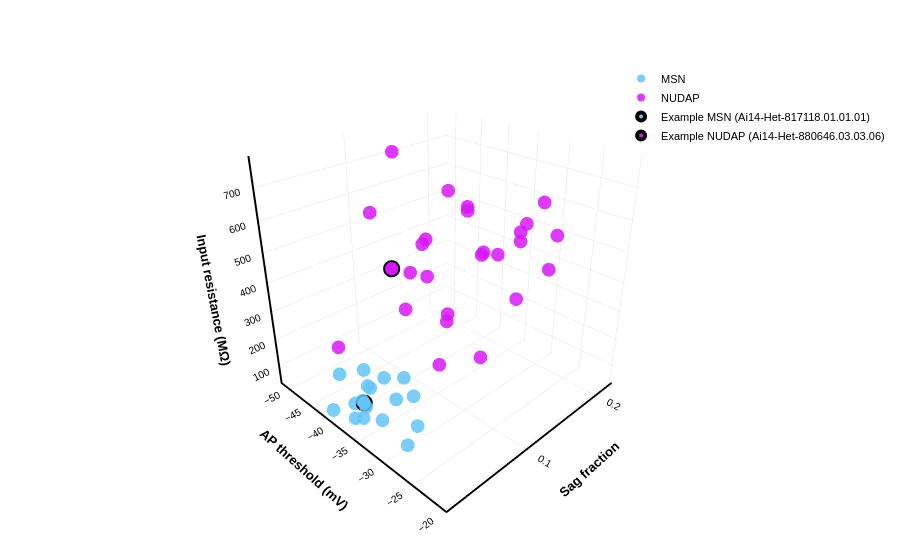

Notebook source saved alongside this figure:
### Code cell
#v2
import plotly.graph_objects as go
import pandas as pd
import numpy as np

# =========================================================================
# 1. DEFINE YOUR EXAMPLE CELLS
# =========================================================================
EXAMPLE_MSN = "Ai14-Het-817118.01.01.01"  
EXAMPLE_NUDAP = "Ai14-Het-880646.03.03.06"

COLORS = {'MSN': '#63C5F7', 'NUDAP': '#D717FA'}
DOT_SIZE = 8  # Base dot size for all points

# Feature column mappings
x_col = 'rheobase_sweep_threshold_v(mV)'  # AP threshold (mV)
y_col = 'sag_fraction'                    # Sag fraction
z_col = 'input_resistance(mOhms)'         # Input resistance (MΩ)

fig = go.Figure()

# =========================================================================
# 2. MAIN CLUSTER POINTS
# =========================================================================
for cohort, color in COLORS.items():
    df_cohort = df_plot[df_plot['Cohort'] == cohort]
    
    fig.add_trace(go.Scatter3d(
        x=df_cohort[x_col],
        y=df_cohort[y_col],
        z=df_cohort[z_col],
        mode='markers',
        name=cohort,
        text=df_cohort['cell_name'],
        hoverinfo='text+x+y+z',
        marker=dict(
            size=DOT_SIZE,
            color=color,
            opacity=0.85
        )
    ))

# =========================================================================
# 3. OVERLAY HIGHLIGHTED EXAMPLE CELLS (DOUBLE-LAYER FOR BOLD OUTLINE)
# =========================================================================
example_cells = [
    (EXAMPLE_MSN, 'MSN', COLORS['MSN']),
    (EXAMPLE_NUDAP, 'NUDAP', COLORS['NUDAP'])
]

for cell_name, cohort, color in example_cells:
    ex_data = df_plot[df_plot['cell_name'].str.contains(cell_name, case=False, na=False)]
    
    if not ex_data.empty:
        row = ex_data.iloc[0]
        matched_name = row['cell_name']
        
        # Layer 1: Solid black backing dot (guarantees a thick 3D border)
        fig.add_trace(go.Scatter3d(
            x=[row[x_col]],
            y=[row[y_col]],
            z=[row[z_col]],
            mode='markers',
            showlegend=False,
            hoverinfo='none',
            marker=dict(
                size=DOT_SIZE + 2,  # Slightly larger black backing dot
                color='black',
                opacity=1.0
            )
        ))
        
        # Layer 2: Colored inner dot with explicit legend annotation
        fig.add_trace(go.Scatter3d(
            x=[row[x_col]],
            y=[row[y_col]],
            z=[row[z_col]],
            mode='markers',
            name=f"Example {cohort} ({matched_name})",
            text=[f"EXAMPLE {cohort}: {matched_name}"],
            hoverinfo='text',
            showlegend=True,  # Shows up directly in the legend
            marker=dict(
                size=DOT_SIZE,
                color=color,
                opacity=1.0,
                line=dict(color='black', width=4)
            )
        ))
    else:
        print(f"⚠️ Warning: Example cell '{cell_name}' not found in dataframe!")

# =========================================================================
# 4. PUBLICATION AXES & CLEAN LEGEND (NO BOX OUTLINE)
# =========================================================================
axis_style = dict(
    showbackground=False,
    showline=True,
    linecolor='black',
    linewidth=4,
    gridcolor='#E5E5E5',
    gridwidth=1,
    showgrid=True,
    zeroline=False,
    tickfont=dict(size=11, color='black', family='Arial'),
    title_font=dict(size=13, color='black', family='Arial')
)

fig.update_layout(
    scene=dict(
        xaxis=dict(title='<b>AP threshold (mV)</b>', **axis_style),
        yaxis=dict(title='<b>Sag fraction</b>', **axis_style),
        zaxis=dict(title='<b>Input resistance (MΩ)</b>', **axis_style),
        aspectmode='cube',
        camera=dict(
            eye=dict(x=1.6, y=-1.6, z=1.2)
        )
    ),
    paper_bgcolor='white',
    plot_bgcolor='white',
    margin=dict(l=10, r=10, b=10, t=10),
    legend=dict(
        x=0.70, 
        y=0.90, 
        font=dict(size=11, family="Arial", color="black"),
        bgcolor='rgba(255,255,255,0.0)',  # Completely transparent legend background
        bordercolor=None,                   # Removes legend outer frame
        borderwidth=0
    )
)

fig.show()

### Figure 1 — Plotly figure (JSON) as saved in the notebook; plotly's stock layout.template omitted (floating-point values rounded to 4 significant figures)
{"data": [{"hoverinfo": "text+x+y+z", "marker": {"color": "#63C5F7", "opacity": 0.85, "size": 8}, "mode": "markers", "name": "MSN", "text": ["Ai14-Het-817118.01.01.01", "Ai14-Het-826949.01.09.02", "Ai14-Het-826951.01.09.01", "Ai14-Het-826951.02.09.03", "Ai14-Het-831392.01.09.02", "Ai14-Het-831390.02.09.01", "Ai14-Het-870321.01.09.01", "Ai14-Het-870324.02.09.03", "Ai14-Het-874569.02.09.01", "Ai14-Het-874571.01.09.02", "Ai14-Het-876009.01.09.02", "Ai14-Het-874572.01.09.04", "Ai14-Het-876010.01.09.05", "Ai14-Het-880646.01.09.04", "Ai14-Het-880647.01.09.03", "Ai14-Het-880648.01.09.01", "Ai14-Het-884382.02.09.02", "Ai14-Het-884744.01.09.01"], "type": "scatter3d", "x": [-38, -40.5, -44.16, -36.09, -43.31, -41.09, -36.53, -38.91, -33.16, -35.5, -28.31, -36.59, -37.19, -33.34, -34.19, -29.44, -33.41, -35.03], "y": [0.03223, 0.04964, 0.06448, 0.04506, 0.03401, 0.01457, 0.02676, 0.02741, 0.04085, 0.02717, 0.02353, 0.01549, 0.02651, 0.06103, 0.05587, 0.0411, 0.02678, 0.01625], "z": [88.98, 87.49, 78.11, 181.0, 126.4, 56.11, 104.0, 84.72, 149.0, 185.4, 89.35, 84.94, 55.03, 118.9, 184.7, 103.7, 99.08, 167.8]}, {"hoverinfo": "text+x+y+z", "marker": {"color": "#D717FA", "opacity": 0.85, "size": 8}, "mode": "markers", "name": "NUDAP", "text": ["Ai14-Het-870321.01.09.05", "Ai14-Het-870321.01.09.04", "Ai14-Het-870321.01.09.02", "Ai14-Het-870322.02.09.02", "Ai14-Het-870323.01.09.01", "Ai14-Het-870323.01.09.02", "Ai14-Het-870324.01.09.01", "Ai14-Het-870324.01.09.03", "Ai14-Het-876007.02.09.01", "Ai14-Het-876007.01.01.01", "Ai14-Het-880646.03.03.02", "Ai14-Het-880646.02.09.01", "Ai14-Het-880646.03.03.01", "Ai14-Het-880646.03.03.03", "Ai14-Het-880646.03.03.05", "Ai14-Het-880646.03.03.06", "Ai14-Het-880647.02.09.01", "Ai14-Het-884382.03.09.04", "Ai14-Het-884382.03.09.06", "Ai14-Het-884382.03.09.07", "Ai14-Het-884382.03.09.03", "Ai14-Het-884382.03.09.02", "Ai14-Het-884383.03.09.01", "Ai14-Het-884383.01.09.01", "Ai14-Het-884383.03.09.03", "Ai14-Het-884744.02.09.01"], "type": "scatter3d", "x": [-31.06, -27.41, -31.5, -20.59, -25.03, -28.19, -35.88, -40.03, -29.47, -28.78, -32.44, -43.06, -29.03, -33.94, -27.03, -30.19, -34.31, -28.03, -32.66, -34.16, -27.53, -32.47, -32.97, -35.25, -24.62, -50.97], "y": [0.04206, 0.05266, 0.06274, 0.08321, 0.08131, 0.1225, 0.09471, 0.0207, 0.07596, 0.03414, 0.2186, 0.07676, 0.07157, 0.1994, 0.05895, 0.02555, 0.1313, 0.1488, 0.1396, 0.08306, 0.1947, 0.1178, 0.1397, 0.2194, 0.1582, 0.1479], "z": [465.5, 316.1, 623.9, 537.3, 318.3, 549.8, 451.5, 283.8, 768.2, 602.0, 582.9, 618.3, 405.4, 491.7, 466.6, 611.5, 628.6, 561.2, 501.3, 594.8, 532.4, 665.7, 490.6, 490.1, 489.1, 704.4]}, {"hoverinfo": "none", "marker": {"color": "black", "opacity": 1, "size": 10}, "mode": "markers", "showlegend": false, "type": "scatter3d", "x": [-38], "y": [0.03223], "z": [88.98]}, {"hoverinfo": "text", "marker": {"color": "#63C5F7", "line": {"color": "black", "width": 4}, "opacity": 1, "size": 8}, "mode": "markers", "name": "Example MSN (Ai14-Het-817118.01.01.01)", "showlegend": true, "text": ["EXAMPLE MSN: Ai14-Het-817118.01.01.01"], "type": "scatter3d", "x": [-38], "y": [0.03223], "z": [88.98]}, {"hoverinfo": "none", "marker": {"color": "black", "opacity": 1, "size": 10}, "mode": "markers", "showlegend": false, "type": "scatter3d", "x": [-30.19], "y": [0.02555], "z": [611.5]}, {"hoverinfo": "text", "marker": {"color": "#D717FA", "line": {"color": "black", "width": 4}, "opacity": 1, "size": 8}, "mode": "markers", "name": "Example NUDAP (Ai14-Het-880646.03.03.06)", "showlegend": true, "text": ["EXAMPLE NUDAP: Ai14-Het-880646.03.03.06"], "type": "scatter3d", "x": [-30.19], "y": [0.02555], "z": [611.5]}], "layout": {"legend": {"bgcolor": "rgba(255,255,255,0.0)", "borderwidth": 0, "font": {"color": "black", "family": "Arial", "size": 11}, "x": 0.7, "y": 0.9}, "margin": {"b": 10, "l": 10, "r": 10, "t": 10}, "paper_bgcolor": "white", "plot_bgcolor": "white", "scene": {"aspectmode": "cube", "camera": {"eye": {"x": 1.6, "y": -1.6, "z": 1.2}}, "xaxis": {"gridcolor": "#E5E5E5", "gridwidth": 1, "linecolor": "black", "linewidth": 4, "showbackground": false, "showgrid": true, "showline": true, "tickfont": {"color": "black", "family": "Arial", "size": 11}, "title": {"font": {"color": "black", "family": "Arial", "size": 13}, "text": "<b>AP threshold (mV)</b>"}, "zeroline": false}, "yaxis": {"gridcolor": "#E5E5E5", "gridwidth": 1, "linecolor": "black", "linewidth": 4, "showbackground": false, "showgrid": true, "showline": true, "tickfont": {"color": "black", "family": "Arial", "size": 11}, "title": {"font": {"color": "black", "family": "Arial", "size": 13}, "text": "<b>Sag fraction</b>"}, "zeroline": false}, "zaxis": {"gridcolor": "#E5E5E5", "gridwidth": 1, "linecolor": "black", "linewidth": 4, "showbackground": false, "showgrid": true, "showline": true, "tickfont": {"color": "black", "family": "Arial", "size": 11}, "title": {"font": {"color": "black", "family": "Arial", "size": 13}, "text": "<b>Input resistance (MΩ)</b>"}, "zeroline": false}}}}
